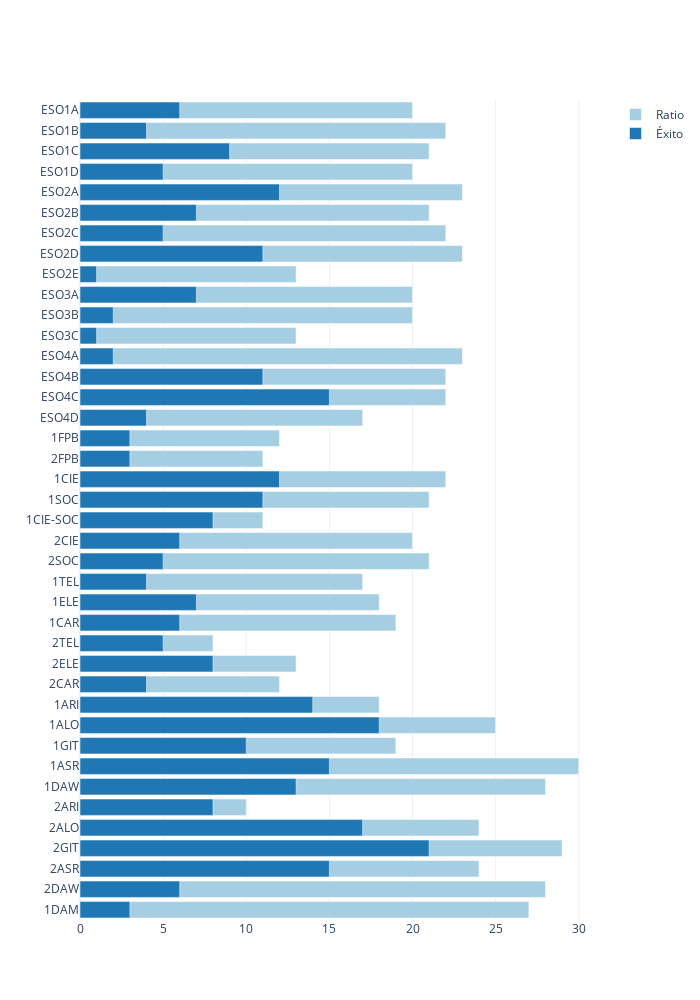

Write notebook code for a chart like this one.
### Markdown cell above
## ÉXITO EN VALORES ABSOLUTOS

### Code cell
myplotly.hbar((dfc['ratio'], dfc['éxito_abs']), dfc.index, trace_names=('Ratio', 'Éxito'))

### Figure 1 — Plotly figure (JSON) as saved in the notebook; plotly's stock layout.template omitted (floating-point values rounded to 4 significant figures)
{"data": [{"marker": {"color": "rgb(166,206,227)"}, "name": "Ratio", "orientation": "h", "type": "bar", "x": [20, 22, 21, 20, 23, 21, 22, 23, 13, 20, 20, 13, 23, 22, 22, 17, 12, 11, 22, 21, 11, 20, 21, 17, 18, 19, 8, 13, 12, 18, 25, 19, 30, 28, 10, 24, 29, 24, 28, 27], "y": ["ESO1A", "ESO1B", "ESO1C", "ESO1D", "ESO2A", "ESO2B", "ESO2C", "ESO2D", "ESO2E", "ESO3A", "ESO3B", "ESO3C", "ESO4A", "ESO4B", "ESO4C", "ESO4D", "1FPB", "2FPB", "1CIE", "1SOC", "1CIE-SOC", "2CIE", "2SOC", "1TEL", "1ELE", "1CAR", "2TEL", "2ELE", "2CAR", "1ARI", "1ALO", "1GIT", "1ASR", "1DAW", "2ARI", "2ALO", "2GIT", "2ASR", "2DAW", "1DAM"]}, {"marker": {"color": "rgb(31,120,180)"}, "name": "Éxito", "orientation": "h", "type": "bar", "x": [6, 4, 9, 5, 12, 7, 5, 11, 1, 7, 2, 1, 2, 11, 15, 4, 3, 3, 12, 11, 8, 6, 5, 4, 7, 6, 5, 8, 4, 14, 18, 10, 15, 13, 8, 17, 21, 15, 6, 3], "y": ["ESO1A", "ESO1B", "ESO1C", "ESO1D", "ESO2A", "ESO2B", "ESO2C", "ESO2D", "ESO2E", "ESO3A", "ESO3B", "ESO3C", "ESO4A", "ESO4B", "ESO4C", "ESO4D", "1FPB", "2FPB", "1CIE", "1SOC", "1CIE-SOC", "2CIE", "2SOC", "1TEL", "1ELE", "1CAR", "2TEL", "2ELE", "2CAR", "1ARI", "1ALO", "1GIT", "1ASR", "1DAW", "2ARI", "2ALO", "2GIT", "2ASR", "2DAW", "1DAM"]}], "layout": {"barmode": "overlay", "height": 1000, "title": {"text": ""}, "width": 700, "yaxis": {"autorange": "reversed", "type": "category"}}}
